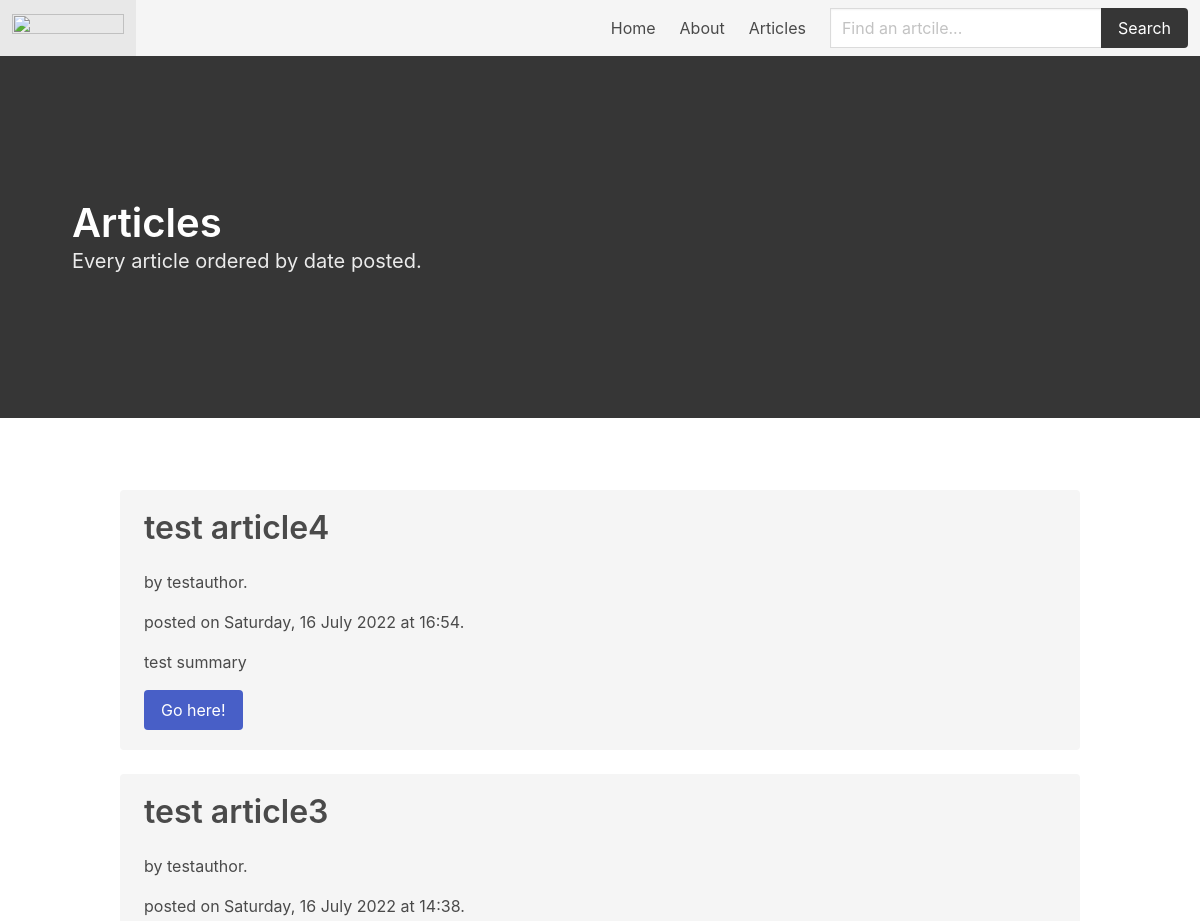
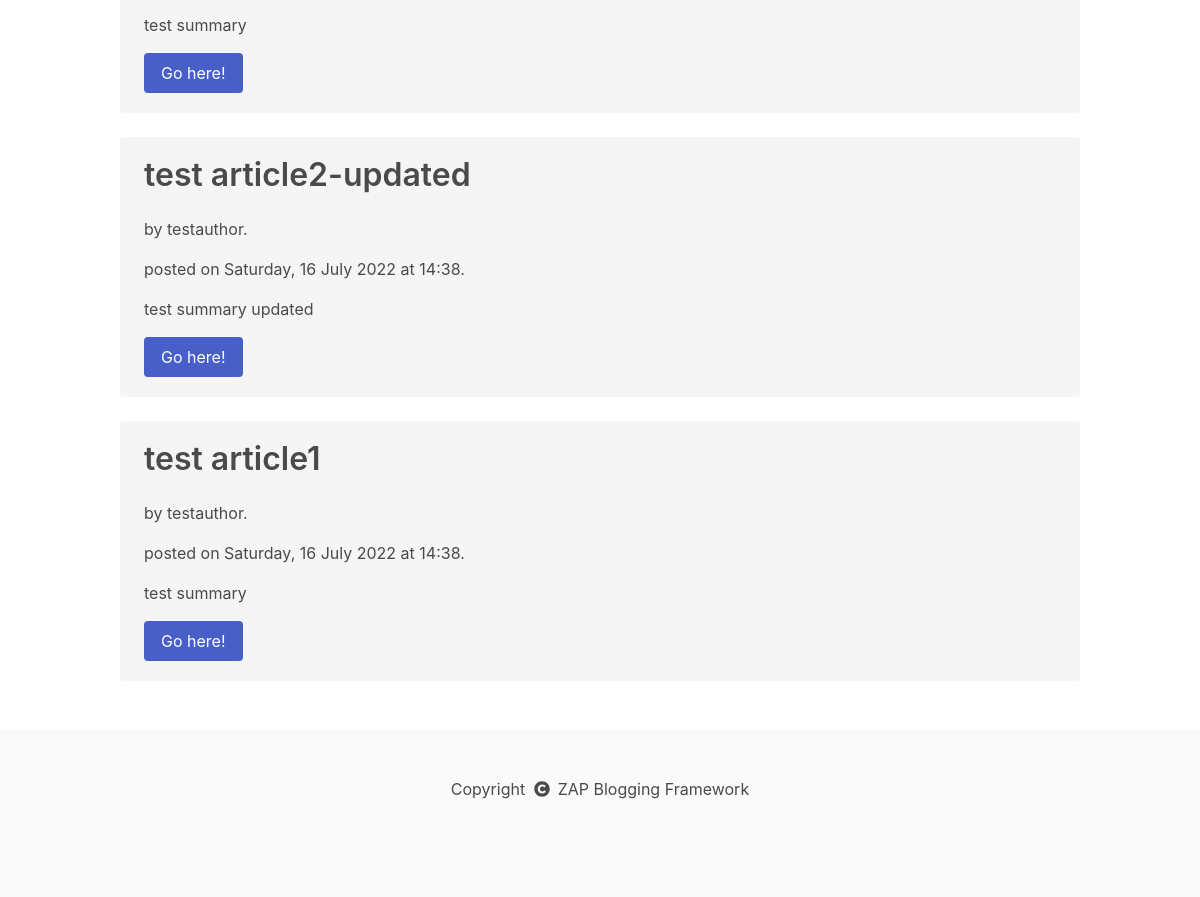
The app's page /articles/ with its own data (2 pictures, top to bottom).
### model.py (models this page shows)
class Articles(db.Model):
    id = db.Column(db.Integer, primary_key=True)
    title = db.Column(db.String(250))
    author = db.Column(db.String(250), db.ForeignKey('users.name'))
    link = db.Column(db.String(250))
    content = db.Column(db.Text)
    summary = db.Column(db.Text)
    date_posted = db.Column(db.DateTime)
    date_updated = db.Column(db.DateTime)
    tags = db.Column(db.PickleType())
    categories = db.Column(db.PickleType())

### public.py (the view)
@public.route('/articles/')
def articles():
    posts = Articles.query.all()
    posts = Articles.query.order_by(Articles.date_posted.desc()).all()
    datePosted = []
    for post in posts:
        datePosted.append(dates.format_datetime(post.date_posted, "EEEE, d MMMM y 'at' HH:mm"))
    return render_template('articles.html', posts=posts, date_posted=datePosted)

### forms.py
class SearchForm(FlaskForm):
    searched = StringField('Searched', validators=[DataRequired()])
    submit = SubmitField('Submit')

### public.py (called while the page is built)
@public.context_processor
def base():
    form = SearchForm()
    return dict(form=form)

### templates/articles.html
{% extends 'page-base.html' %}
{% block hero %}
    <h1 class="title">Articles</h1>
    <p class="subtitle">Every article ordered by date posted.</p>
{% endblock %}
{% block content %}
    {% for post in range(posts|length) %}
    <div class="columns">
        <div class="column content">
            <div class="notification">
                <h1 class="subtitle">{{ posts[post].title }}</h1>
                <p>by {{ posts[post].author }}.</p>
                <p>posted on {{ date_posted[post] }}.</p>
                <p>{{ posts[post].summary }}</p>
                <a class="button is-link" href="{{ url_for('public.article', title=posts[post].link) }}">Go here!</a>
            </div>
        </div>
    </div>
    {% endfor %}
{% endblock %}

### records on screen
Articles: title "test article4", author "testauthor", summary "test summary"
Articles: title "test article3", author "testauthor", summary "test summary"
Articles: title "test article2-updated", author "testauthor", summary "test summary updated"
Articles: title "test article1", author "testauthor", summary "test summary"

### other values on screen
{{ date_posted[post] }} "Saturday, 16 July 2022 at 16:54" "Saturday, 16 July 2022 at 14:38" "Saturday, 16 July 2022 at 14:38" "Saturday, 16 July 2022 at 14:38"
{{ config['SITE_NAME'] }} "ZAP Blogging Framework"
